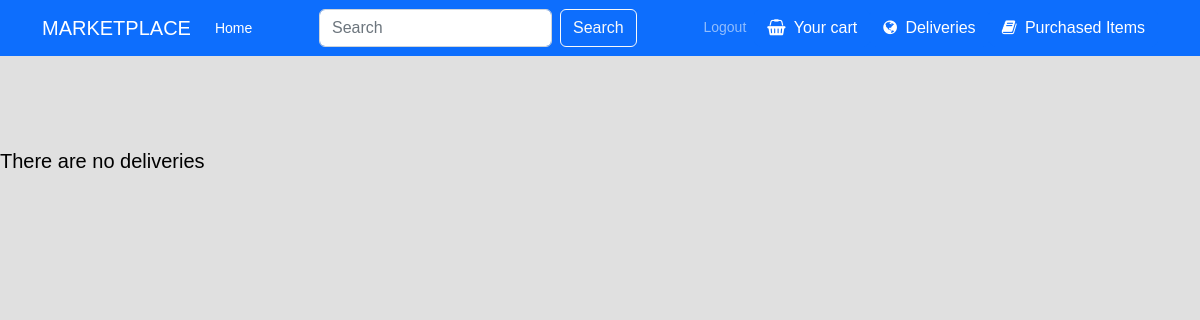
/delivery (signed in), run on an earlier commit of the app's database.
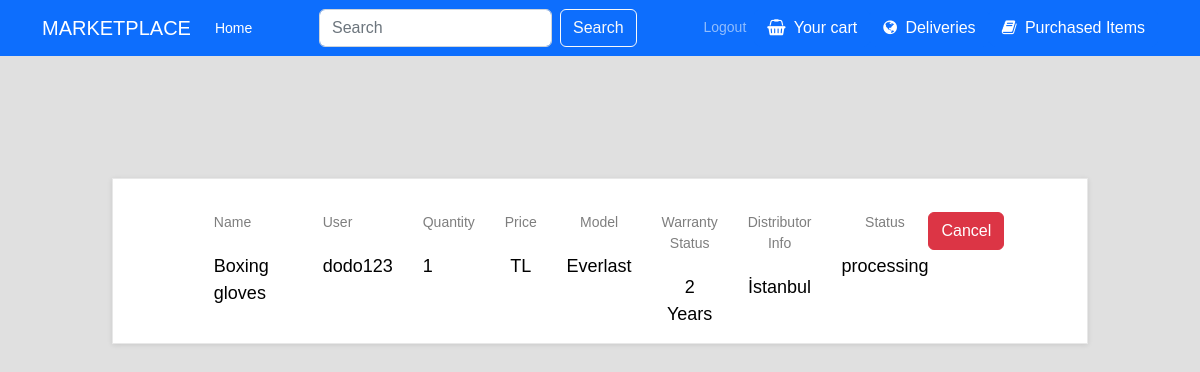
And on a later commit of the database.
### Product/models.py (models this page shows, shortened)
class OrderedProduct(models.Model):
    ID = models.IntegerField(primary_key=True)
    name = models.CharField(max_length=100)
    model = models.CharField(max_length=100)
    number = models.IntegerField()
    description = models.TextField()
    price = models.FloatField(default=0)
    warranty_status = models.CharField(max_length=100)
    distributor_info = models.TextField()
    order_number = models.CharField(max_length=100)
    delivery_address = models.TextField(blank=True,null=True)
    recipient = models.ForeignKey(settings.AUTH_USER_MODEL, on_delete=models.CASCADE)
    order_process_status = models.CharField(max_length=100, default="processing")
    quantity = models.IntegerField()

class Users(AbstractBaseUser,PermissionsMixin):
    username_validator = UnicodeUsernameValidator()
    ID = models.AutoField(primary_key=True)
    email = models.EmailField(blank=True,default='')
    first_name = models.CharField(max_length=150,default='',blank=True)
    last_name = models.CharField(max_length=150,default='',blank=True)
    is_active = models.BooleanField(default=True,help_text=
            "Designates whether this user should be treated as active. "
            "Unselect this instead of deleting accounts."
    )
    is_superuser = models.BooleanField(default=False)
    is_staff = models.BooleanField(default=False,help_text="Designates whether the user can log into this admin site.")
    username = models.CharField(max_length=150,
        unique=True,
        help_text=(
            "Required. 150 characters or fewer. Letters, digits and @/./+/-/_ only."
        ),
        validators=[username_validator],
        error_messages={
            "unique": "A user with that username already exists.",
        }
    )
    tax_ID = models.IntegerField(default=0)
    home_address = models.TextField(blank=True,null=True)
    role = models.CharField(max_length=100,default='customer')
    date_joined = models.DateTimeField(default=timezone.now)
    last_login = models.DateTimeField(blank=True,null=True)
    objects = MyUserManager()
    REQUIRED_FIELDS = []
    USERNAME_FIELD = "username"
    def __str__(self):
        return self.username
    class Meta:
        verbose_name = 'User'
        verbose_name_plural = 'Users'

### Main/views.py (the view)
# urls.py: path("delivery",views.delivery,name="delivery"),
def delivery(request):
    if request.method == "POST":
        command = request.POST.get("command")
        product_id = request.POST.get("product_id")
        if command == "delete":
            OrderedProduct.objects.get(ID = product_id).delete()
    if request.user.is_authenticated:
        ordered_products = OrderedProduct.objects.filter(recipient = request.user)
        return render(request,"delivery.html",{"products":ordered_products})
    else:
        products = []
        return render(request,"delivery.html",{"products":products})

### Main/templates/delivery.html (shortened to what the changed rows need)
{% extends 'base.html' %}
{% load static %}
{% block link %}
<link rel="stylesheet" type="text/css" href="{% static 'cart.css' %}">
{% endblock %}
{% block content %}
<div class="cart_section">
    {% if request.user.is_authenticated %}
        {% if products|length == 0  %}
        <h5 class="alert-heading col-lg-10"> There are no deliveries</h5>
        {% else %}
        <div class="container-fluid">
            <div class="row">
                <div class="col-lg-10 offset-lg-1">
                    <div class="cart_container">
                        <div class="cart_items">
                            <br>
                            {% for product in products %}
                            <ul class="cart_list">
                                <li class="cart_item clearfix">
                                    <div class="cart_item_info d-flex flex-md-row flex-column justify-content-between">
                                        <div class="cart_item_name cart_info_col">
                                            <div class="cart_item_title">Name</div>
                                            <div class="cart_item_text">{{product.name}}</div>
                                        </div>
                                        <div class="cart_item_name cart_info_col">
                                            <div class="cart_item_title">User</div>
                                            <div class="cart_item_text">{{user}}</div>
                                        </div>
                                        <div class="cart_item_quantity cart_info_col">
                                            <div class="cart_item_title">Quantity</div>
                                            <div class="cart_item_text">{{product.quantity}}</div>
                                        </div>
                                        {% if product.discount != 0 %}
                                        <div class="cart_item_price cart_info_col">
                                            <div class="cart_item_title">Price</div>
                                            <div class="cart_item_text">{{product.newPrice}} TL</div>
                                        </div>
                                        {% else %}
                                        <div class="cart_item_price cart_info_col">
                                            <div class="cart_item_title">Price</div>
                                            <div class="cart_item_text">{{product.Price}} TL</div>
                                        </div>
                                        {% endif %}
                                        <div class="cart_item_total cart_info_col">
                                            <div class="cart_item_title">Model</div>
                                            <div class="cart_item_text">{{product.model}}</div>
                                        </div>
                                        <div class="cart_item_total cart_info_col">
                                            <div class="cart_item_title">Warranty Status</div>
                                            <div class="cart_item_text">{{product.warranty_status}}</div>
                                        </div>
                                        <div class="cart_item_total cart_info_col">
                                            <div class="cart_item_title">Distributor Info</div>
                                            <div class="cart_item_text">{{product.distributor_info}}</div>
                                        </div>
                                        <div class="cart_item_total cart_info_col">
                                            <div class="cart_item_title">Status</div>
                                            <div class="cart_item_text">{{product.order_process_status}}</div>
                                        </div>
                                        <form method="post" class="justify-content-center" action="{% url 'delivery' %}">
                                            <button class="btn btn-danger" type="submit">Cancel</button>
                                        </form>
                                    </div>
                                </li>
                            </ul>
                            <br>
                            <br>
                            <br>
                            {% endfor %}
                        </div>
                    </div>
                </div>
            </div>
        </div>
        {% endif %}
    {% else %}
    <h5 class="alert-heading col-lg-10"> You are not logged in</h5>
    <h5 class="alert-heading col-lg-10">Please log in to see your deliveries.</h5>
    {% endif %}
</div>
{% endblock %}

What changed in the data, as far as the page shows it:
added OrderedProduct: name "Boxing gloves", quantity "1", model "Everlast", warranty_status "2 Years", distributor_info "İstanbul", order_process_status "processing"
now on this page (row edited): Users: username "dodo123"
Also different on the page:
text no longer shown: "There are no deliveries"
